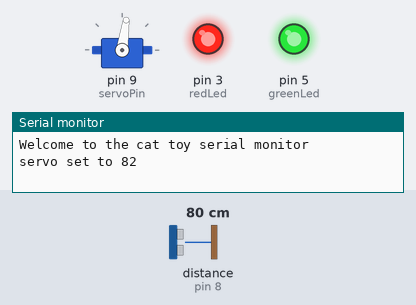
Simulated run of this sketch. Board: Arduino Uno, built with avr-gcc and run on an emulated ATmega328P. Shown: servo, output pins drawn as LEDs (lit = HIGH), the last lines printed to the serial monitor. Wiring (inferred from the names in the program): ultrasonic range finder: trigger pin 8; echo pin 8. The test bench sets the inputs (shaded band); at power-on: distance to the obstacle (sensor on pin 8) 80 cm. The echo pulse lasts 58.3 µs per cm; random numbers use the default seed unless the sketch sets one.

Above: at 0.1 s.
At 2.2 s:
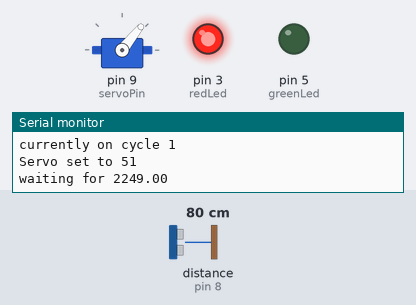
At 11.3 s:
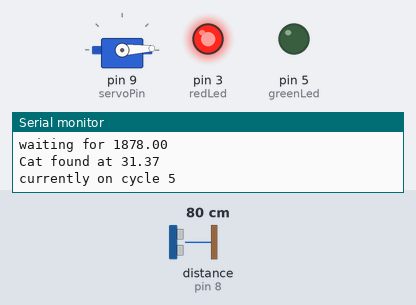
At 21.6 s:
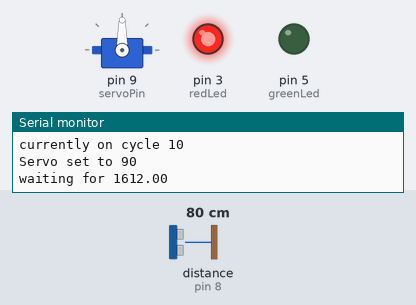
At 29.6 s:
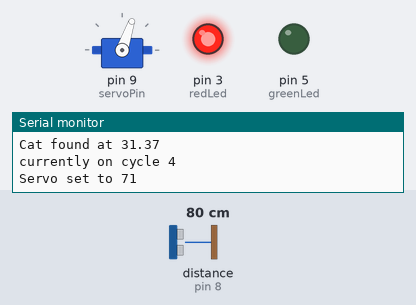
At 36.1 s:
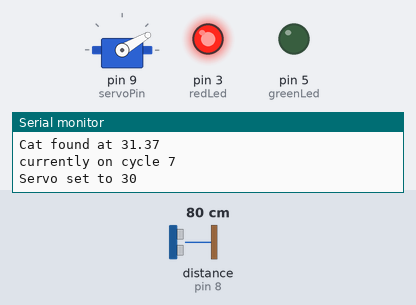
Timing chart, 0 to 39.8 s (numbered marks = the images above):
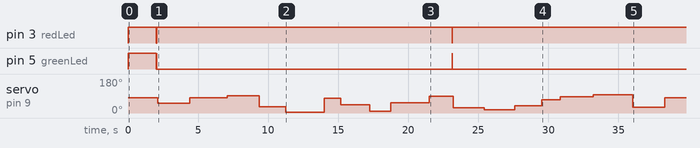

Measured:
- by itself, pin 3 (redLed): alternates HIGH for 21.1 s and LOW for 0.04 s
- by itself, pin 5 (greenLed): goes LOW 0.05 s, HIGH 0.01 s, LOW 21.1 s, HIGH 0.01 s, then LOW
- by itself, servo on pin 9 (servoPin): 82° → 51° at 2.1 s, → 81° 2.3 s later, → 92° 2.7 s later, → 32° 2.3 s later, … (18 changes in this stretch)

The sketch:

cat_toy.ino
```cpp
// CAT TOY

#include <Servo.h> //Loading the servo library


//ULTRASONIC SENSOR
int pingPin=8;  //set untrasonic sensor to pin 8
float pingTime;   //sets pingTime as a float
float pingDistance; //sets pingDistance as a float
float speedOfSound = 0.0135039; //inches per second,
int playDistance = 32;  // distance in inches that triggers the toy
float catFound;     // distance in which the cat was found that triggered the toy. For testing purposes.

//LEDS
int greenLed=5;  //sets green LED to pin 5
int redLed=3;   //sets red LED it pin 3

//SERVO
int pos=82;  // declare and initialize the pos variable for the servo position. 82 is the middle~ of this specific servo's range. Servo's range is 2 - 165.
int servoPin=9; // tell arduino that servo is hooked up to pin 9
float waitTime;// how log the servo waits for before shaking again
int waitMin = 1000; // sets minimum wait time
int waitMax = 3000; // sets maximum wait time
Servo myServo;  // creates the servo object within arduino
int counter;    // counter for servo loop
int repeat = 10; //how many times the servo moves before scanning for the cat again


void setup() {

myServo.attach(servoPin); //connects servo to arduino

Serial.begin (9600);  //connects arduino to computer over usb
Serial.print ("Welcome to the cat toy serial monitor");  //this is for if the arduino is plugged into a computer for testing
Serial.println(" ");

myServo.write(pos);            // centers the servo

Serial.print("servo set to ");  // displaying servo information for diagnostic purposes
Serial.print(pos);
Serial.println(" ");

analogWrite (greenLed, 255);    //turn on leds for visual que
analogWrite (redLed, 255);    // I used analog controls for this because digital wasn't turning them on brightly enough.

delay (2000);   // wait for leds

analogWrite (greenLed, 0);    //turn off leds
analogWrite (redLed, 0);

delay(50);     // wait for leds

}


void loop() {

//LOOPING ULTRASONIC PING WHILE WAITING FOR CAT///////////////////

do{

analogWrite(greenLed, 255); //turn on green led
analogWrite(redLed, 0); //turn off red led

counter = 1;                    // resets counter to 1

Serial.print ("Ultrasonic sensor is currently scaning"); //telling the serial monitor what step of the program is happening
Serial.println(" ");

pinMode (pingPin, OUTPUT);    // sets pingPin to output
digitalWrite (pingPin, LOW);    //produces no signal for 10 microseconds for a clean signal
delayMicroseconds(10);
digitalWrite (pingPin, HIGH);   //produces a ping signal for 5 microseconds
delayMicroseconds(5);
digitalWrite(pingPin, LOW);   //stops the ping signal
pinMode(pingPin, INPUT);      // Sets the pingPin to input to receive the ping signal
pingTime = pulseIn(pingPin, HIGH); // collects pingTime data

pingDistance = (speedOfSound*pingTime)/2;  //calculates distance

catFound = pingDistance;

Serial.print ("time = ");       // printing things for diagnostic purposes
Serial.print (pingTime);
Serial.println(" ");
Serial.print ("distance = ");
Serial.print (pingDistance);
Serial.println(" ");

// delay (1000);  // turn on an off with comments to help read terminal better

}
while ((pingDistance>=playDistance)); //end of do while loop

// LOOPING WHILE ULTRASONIC SENSOR IS TRIPPED  //////////////////////////////

do{

analogWrite(greenLed, 0);   //turn off green led
analogWrite(redLed, 255);   //turn on red led

Serial.print("Cat found at ");      // printing to help diagnostics
Serial.print(catFound);
Serial.println(" ");
Serial.print("currently on cycle ");
Serial.print(counter);
Serial.println(" ");

//randomSeed(analogRead (A1));  // Reads voltage of A1 to create random number. currently disabled cause was somehow getting stuck on 1 number.
pos = (random (2, 100));    // creates random location to move servo to 166
myServo.write(pos);         // moves servo to that location

Serial.print("Servo set to ");  // printing to console to help diagnostics
Serial.print(pos);
Serial.println(" ");

waitTime=(random (waitMin, waitMax));  // setting a random wait time

Serial.print("waiting for ");  // displaying the selected random wait time to the console
Serial.print(waitTime);
Serial.println(" ");

delay(waitTime);  // waiting for the randomly selected wait time.

counter = counter+1;  // adding 1 to the counter that determines the loop exit

}
while (counter <= repeat);   // checking the counter to determine if the loop exits

} // End of program
```
